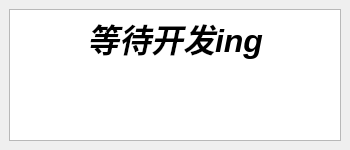
<?xml version="1.0" encoding="UTF-8"?>
<ui version="4.0">
 <class>Position</class>
 <widget class="QMainWindow" name="Position">
  <property name="geometry">
   <rect>
    <x>0</x>
    <y>0</y>
    <width>350</width>
    <height>150</height>
   </rect>
  </property>
  <property name="windowTitle">
   <string>MainWindow</string>
  </property>
  <widget class="QWidget" name="centralwidget">
   <layout class="QHBoxLayout" name="horizontalLayout">
    <item>
     <widget class="QTextBrowser" name="PositionList">
      <property name="html">
       <string>&lt;!DOCTYPE HTML PUBLIC &quot;-//W3C//DTD HTML 4.0//EN&quot; &quot;http://www.w3.org/TR/REC-html40/strict.dtd&quot;&gt;
&lt;html&gt;&lt;head&gt;&lt;meta name=&quot;qrichtext&quot; content=&quot;1&quot; /&gt;&lt;style type=&quot;text/css&quot;&gt;
p, li { white-space: pre-wrap; }
&lt;/style&gt;&lt;/head&gt;&lt;body style=&quot; font-family:'SimSun'; font-size:9pt; font-weight:400; font-style:normal;&quot;&gt;
&lt;p align=&quot;center&quot; style=&quot; margin-top:0px; margin-bottom:0px; margin-left:0px; margin-right:0px; -qt-block-indent:0; text-indent:0px;&quot;&gt;&lt;span style=&quot; font-size:24pt; font-weight:600; font-style:italic;&quot;&gt;等待开发ing&lt;/span&gt;&lt;/p&gt;&lt;/body&gt;&lt;/html&gt;</string>
      </property>
     </widget>
    </item>
   </layout>
  </widget>
 </widget>
 <resources/>
 <connections/>
</ui>
